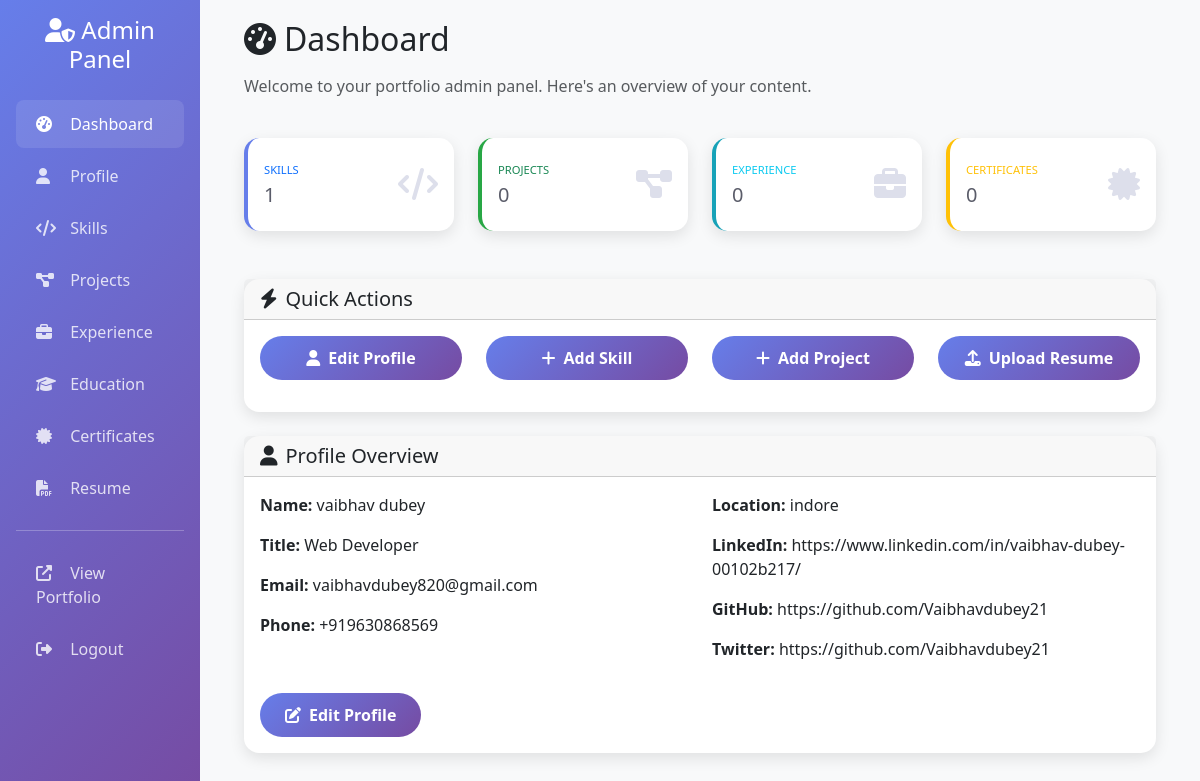
The app's page /admin/dashboard (signed in) with its own data.
### app.py (models this page shows)
class Profile(db.Model):
    id = db.Column(db.Integer, primary_key=True)
    name = db.Column(db.String(100), nullable=False)
    title = db.Column(db.String(200))
    about = db.Column(db.Text)
    email = db.Column(db.String(120))
    phone = db.Column(db.String(20))
    location = db.Column(db.String(100))
    photo = db.Column(db.String(200))
    linkedin = db.Column(db.String(200))
    github = db.Column(db.String(200))
    twitter = db.Column(db.String(200))

### app.py (the view)
@app.route('/admin/dashboard')
@login_required
def admin_dashboard():
    profile = Profile.query.first()
    skills_count = Skill.query.count()
    projects_count = Project.query.count()
    experiences_count = Experience.query.count()
    education_count = Education.query.count()
    certificates_count = Certificate.query.count()
    resume_count = Resume.query.count()
    return render_template('admin/dashboard.html',
                         profile=profile,
                         skills_count=skills_count,
                         projects_count=projects_count,
                         experiences_count=experiences_count,
                         education_count=education_count,
                         certificates_count=certificates_count,
                         resume_count=resume_count)

### app.py (called while the page is built)
@login_manager.user_loader
def load_user(user_id):
    return Admin.query.get(int(user_id))

### templates/admin/dashboard.html (shortened to what this page needs)
{% extends "admin/base.html" %}  {% block content %}
<div class="container-fluid">
  <div class="row mb-4">
    <div class="col-12">
      <h2 class="mb-3"><i class="fas fa-tachometer-alt me-2"></i>Dashboard</h2>
      <p class="text-muted">
        Welcome to your portfolio admin panel. Here's an overview of your
        content.
      </p>
    </div>
  </div>
  <div class="row mb-4">
    <div class="col-xl-3 col-md-6 mb-4">
      <div class="card border-left-primary h-100 py-2">
        <div class="card-body">
          <div class="row no-gutters align-items-center">
            <div class="col mr-2">
              <div
                class="text-xs font-weight-bold text-primary text-uppercase mb-1"
              >
                Skills
              </div>
              <div class="h5 mb-0 font-weight-bold text-gray-800">
                {{ skills_count }}
              </div>
            </div>
            <div class="col-auto">
              <i class="fas fa-code fa-2x text-gray-300"></i>
            </div>
          </div>
        </div>
      </div>
    </div>
    <div class="col-xl-3 col-md-6 mb-4">
      <div class="card border-left-success h-100 py-2">
        <div class="card-body">
          <div class="row no-gutters align-items-center">
            <div class="col mr-2">
              <div
                class="text-xs font-weight-bold text-success text-uppercase mb-1"
              >
                Projects
              </div>
              <div class="h5 mb-0 font-weight-bold text-gray-800">
                {{ projects_count }}
              </div>
            </div>
            <div class="col-auto">
              <i class="fas fa-project-diagram fa-2x text-gray-300"></i>
            </div>
          </div>
        </div>
      </div>
    </div>
    <div class="col-xl-3 col-md-6 mb-4">
      <div class="card border-left-info h-100 py-2">
        <div class="card-body">
          <div class="row no-gutters align-items-center">
            <div class="col mr-2">
              <div
                class="text-xs font-weight-bold text-info text-uppercase mb-1"
              >
                Experience
              </div>
              <div class="h5 mb-0 font-weight-bold text-gray-800">
                {{ experiences_count }}
              </div>
            </div>
            <div class="col-auto">
              <i class="fas fa-briefcase fa-2x text-gray-300"></i>
            </div>
          </div>
        </div>
      </div>
    </div>
    <div class="col-xl-3 col-md-6 mb-4">
      <div class="card border-left-warning h-100 py-2">
        <div class="card-body">
          <div class="row no-gutters align-items-center">
            <div class="col mr-2">
              <div
                class="text-xs font-weight-bold text-warning text-uppercase mb-1"
              >
                Certificates
              </div>
              <div class="h5 mb-0 font-weight-bold text-gray-800">
                {{ certificates_count }}
              </div>
            </div>
            <div class="col-auto">
              <i class="fas fa-certificate fa-2x text-gray-300"></i>
            </div>
          </div>
        </div>
      </div>
    </div>
  </div>
  <div class="row mb-4">
    <div class="col-12">
      <div class="card">
        <div class="card-header">
          <h5 class="mb-0"><i class="fas fa-bolt me-2"></i>Quick Actions</h5>
        </div>
        <div class="card-body">
          <div class="row">
            <div class="col-md-3 mb-3">
              <a
                href="{{ url_for('admin_profile') }}"
                class="btn btn-custom w-100"
              >
                <i class="fas fa-user me-2"></i>Edit Profile
              </a>
            </div>
            <div class="col-md-3 mb-3">
              <a href="{{ url_for('add_skill') }}" class="btn btn-custom w-100">
                <i class="fas fa-plus me-2"></i>Add Skill
              </a>
            </div>
            <div class="col-md-3 mb-3">
              <a
                href="{{ url_for('add_project') }}"
                class="btn btn-custom w-100"
              >
                <i class="fas fa-plus me-2"></i>Add Project
              </a>
            </div>
            <div class="col-md-3 mb-3">
              <a
                href="{{ url_for('upload_resume') }}"
                class="btn btn-custom w-100"
              >
                <i class="fas fa-upload me-2"></i>Upload Resume
              </a>
            </div>
          </div>
        </div>
      </div>
    </div>
  </div>
  {% if profile %}
  <div class="row">
    <div class="col-12">
      <div class="card">
        <div class="card-header">
          <h5 class="mb-0"><i class="fas fa-user me-2"></i>Profile Overview</h5>
        </div>
        <div class="card-body">
          <div class="row">
            <div class="col-md-6">
              <p><strong>Name:</strong> {{ profile.name }}</p>
              <p><strong>Title:</strong> {{ profile.title }}</p>
              <p><strong>Email:</strong> {{ profile.email or 'Not set' }}</p>
              <p><strong>Phone:</strong> {{ profile.phone or 'Not set' }}</p>
            </div>
            <div class="col-md-6">
              <p>
                <strong>Location:</strong> {{ profile.location or 'Not set' }}
              </p>
              <p>
                <strong>LinkedIn:</strong> {{ profile.linkedin or 'Not set' }}
              </p>
              <p><strong>GitHub:</strong> {{ profile.github or 'Not set' }}</p>
              <p>
                <strong>Twitter:</strong> {{ profile.twitter or 'Not set' }}
              </p>
            </div>
          </div>
          <div class="mt-3">
            <a href="{{ url_for('admin_profile') }}" class="btn btn-custom">
              <i class="fas fa-edit me-2"></i>Edit Profile
            </a>
          </div>
        </div>
      </div>
    </div>
  </div>
  {% endif %}
</div>
{% endblock %}

### templates/admin/base.html (shortened to what this page needs)
<!DOCTYPE html>
<html lang="en">
<head>
    <link href="https://cdn.jsdelivr.net/npm/bootstrap@5.3.0/dist/css/bootstrap.min.css" rel="stylesheet">
    <link rel="stylesheet" href="https://cdnjs.cloudflare.com/ajax/libs/font-awesome/6.4.0/css/all.min.css">
</head>
<body>
    <div class="container-fluid">
        <div class="row">
            <div class="col-md-3 col-lg-2 px-0">
                <div class="sidebar p-3">
                    <h4 class="text-center mb-4">
                        <i class="fas fa-user-shield"></i> Admin Panel
                    </h4>
                    <nav class="nav flex-column">
                        <a class="nav-link {% if request.endpoint == 'admin_dashboard' %}active{% endif %}" href="{{ url_for('admin_dashboard') }}">
                            <i class="fas fa-tachometer-alt"></i> Dashboard
                        </a>
                        <a class="nav-link {% if request.endpoint == 'admin_profile' %}active{% endif %}" href="{{ url_for('admin_profile') }}">
                            <i class="fas fa-user"></i> Profile
                        </a>
                        <a class="nav-link {% if request.endpoint == 'admin_skills' %}active{% endif %}" href="{{ url_for('admin_skills') }}">
                            <i class="fas fa-code"></i> Skills
                        </a>
                        <a class="nav-link {% if request.endpoint == 'admin_projects' %}active{% endif %}" href="{{ url_for('admin_projects') }}">
                            <i class="fas fa-project-diagram"></i> Projects
                        </a>
                        <a class="nav-link {% if request.endpoint == 'admin_experience' %}active{% endif %}" href="{{ url_for('admin_experience') }}">
                            <i class="fas fa-briefcase"></i> Experience
                        </a>
                        <a class="nav-link {% if request.endpoint == 'admin_education' %}active{% endif %}" href="{{ url_for('admin_education') }}">
                            <i class="fas fa-graduation-cap"></i> Education
                        </a>
                        <a class="nav-link {% if request.endpoint == 'admin_certificates' %}active{% endif %}" href="{{ url_for('admin_certificates') }}">
                            <i class="fas fa-certificate"></i> Certificates
                        </a>
                        <a class="nav-link {% if request.endpoint == 'admin_resume' %}active{% endif %}" href="{{ url_for('admin_resume') }}">
                            <i class="fas fa-file-pdf"></i> Resume
                        </a>
                        <hr class="my-3">
                        <a class="nav-link" href="{{ url_for('index') }}" target="_blank">
                            <i class="fas fa-external-link-alt"></i> View Portfolio
                        </a>
                        <a class="nav-link" href="{{ url_for('admin_logout') }}">
                            <i class="fas fa-sign-out-alt"></i> Logout
                        </a>
                    </nav>
                </div>
            </div>
            <div class="col-md-9 col-lg-10">
                <div class="main-content">
                    {% block content %}{% endblock %}
                </div>
            </div>
        </div>
    </div>
</body>
</html>

### templates/admin/base.html (style rules this page uses)
body { background-color: #f8f9fa; }
.sidebar { min-height: 100vh; background: linear-gradient(135deg, #667eea 0%, #764ba2 100%); color: white; }
.sidebar .nav-link { color: rgba(255, 255, 255, 0.8); padding: 12px 20px; border-radius: 8px; margin: 2px 0; transition: all 0.3s ease; }
.sidebar .nav-link:hover, .sidebar .nav-link.active { color: white; background-color: rgba(255, 255, 255, 0.1); }
.sidebar .nav-link i { margin-right: 10px; width: 20px; }
.main-content { padding: 20px; }
.card { border: none; border-radius: 15px; box-shadow: 0 5px 15px rgba(0, 0, 0, 0.1); }
.btn-custom { background: linear-gradient(135deg, #667eea 0%, #764ba2 100%); border: none; color: white; padding: 10px 25px; border-radius: 25px; font-weight: 600; transition: all 0.3s ease; }

### templates/admin/dashboard.html (style rules this page uses)
.border-left-primary { border-left: 4px solid #667eea !important; }
.border-left-success { border-left: 4px solid #28a745 !important; }
.border-left-info { border-left: 4px solid #17a2b8 !important; }
.border-left-warning { border-left: 4px solid #ffc107 !important; }
.text-gray-300 { color: #dddfeb !important; }
.text-gray-800 { color: #5a5c69 !important; }
.text-xs { font-size: 0.7rem; }

### records on screen
Profile: name "vaibhav dubey", title "Web Developer", email "vaibhavdubey820@gmail.com", phone "+919630868569", location "indore", linkedin "https://www.linkedin.com/in/vaibhav-dubey-00102b217/", github "https://github.com/Vaibhavdubey21", twitter "https://github.com/Vaibhavdubey21"

### other values on screen
{{ skills_count }} "1"
{{ projects_count }} "0"
{{ experiences_count }} "0"
{{ certificates_count }} "0"
